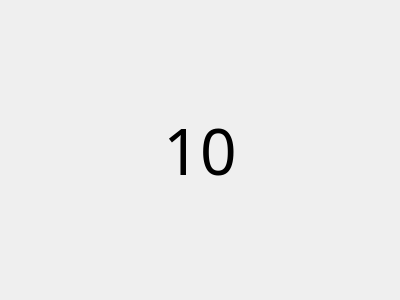
<?xml version="1.0" encoding="UTF-8"?>
<ui version="4.0">
 <class>ShortBreakWidget</class>
 <widget class="QWidget" name="ShortBreakWidget">
  <property name="geometry">
   <rect>
    <x>0</x>
    <y>0</y>
    <width>400</width>
    <height>300</height>
   </rect>
  </property>
  <property name="windowTitle">
   <string>Take a short break</string>
  </property>
  <layout class="QHBoxLayout" name="horizontalLayout">
   <item>
    <widget class="QLabel" name="countNumberLabel">
     <property name="font">
      <font>
       <family>微软雅黑</family>
       <pointsize>48</pointsize>
      </font>
     </property>
     <property name="text">
      <string>10</string>
     </property>
     <property name="alignment">
      <set>Qt::AlignCenter</set>
     </property>
    </widget>
   </item>
  </layout>
 </widget>
 <resources/>
 <connections/>
</ui>
